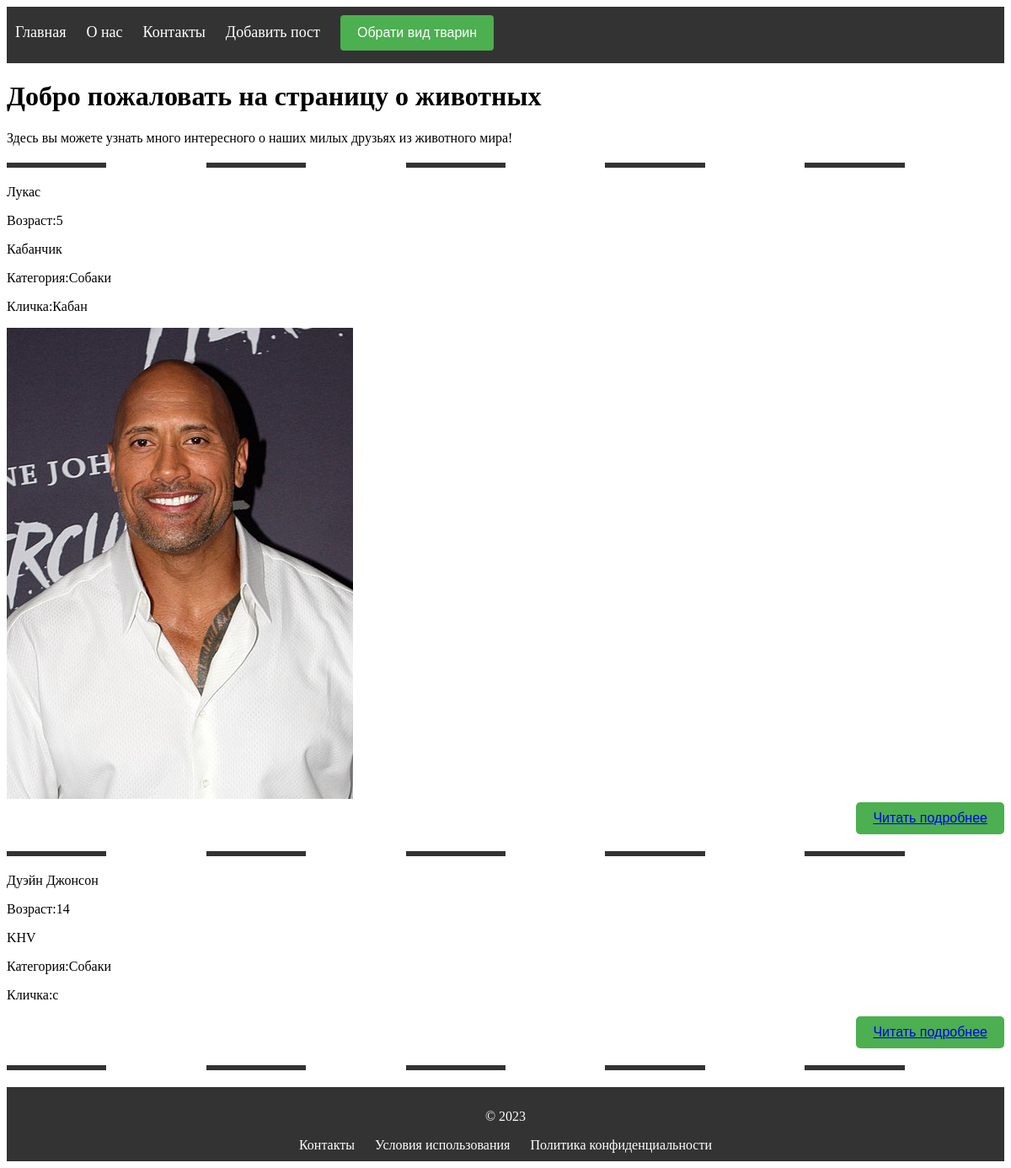
/, run on an earlier commit of the app's database.
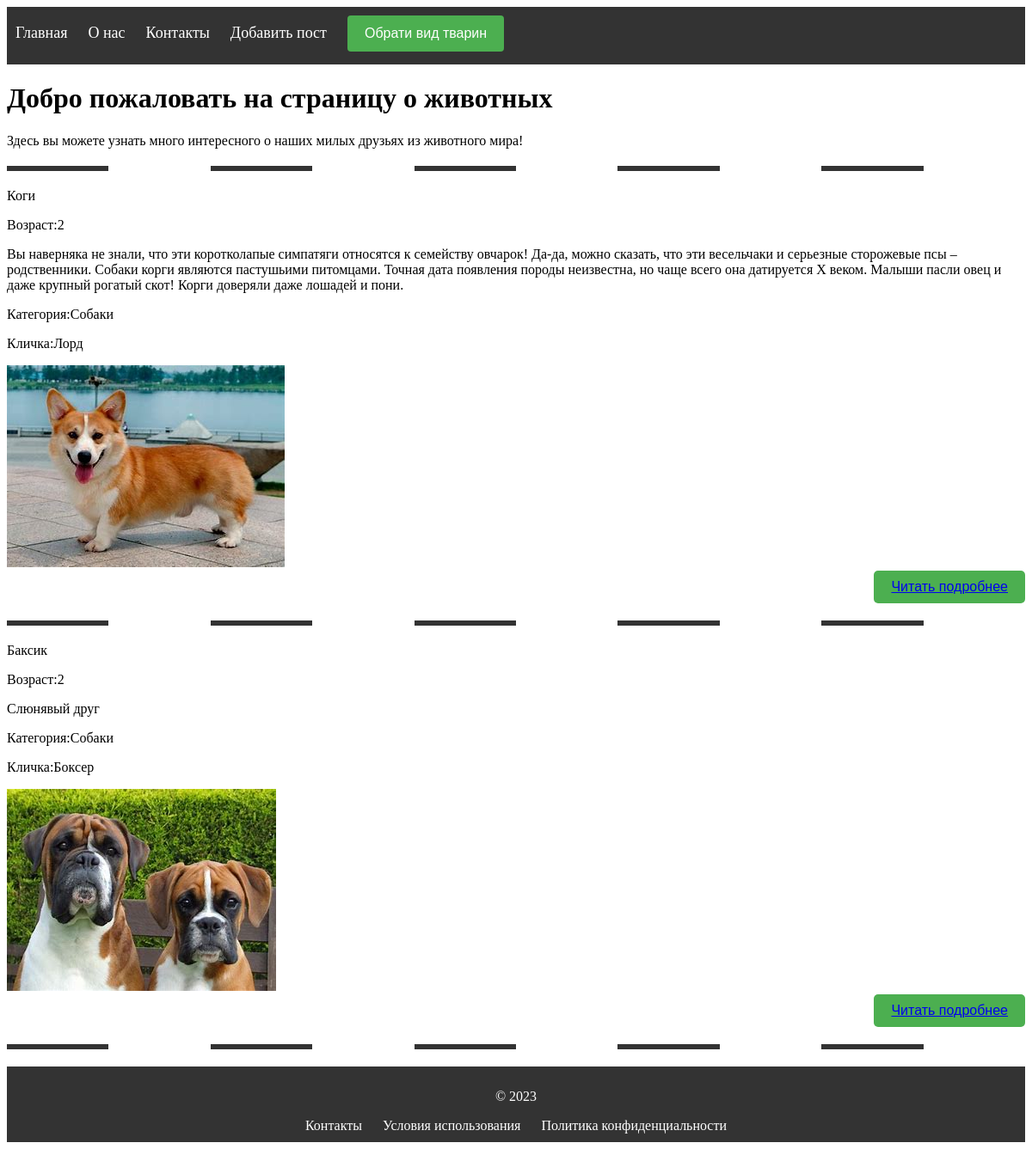
And on a later commit of the database.
### info/models.py (models this page shows, shortened)
class Animal(models.Model):
    name = models.CharField(max_length=150)
    age = models.SmallIntegerField()
    text = models.TextField()
    image = models.ImageField(upload_to='animals',blank=True)
    category = models.ForeignKey(Category,on_delete=models.CASCADE)
    nickname = models.CharField(max_length=160)

class Category(models.Model):
    category = models.CharField(max_length=150)
    description = models.TextField()
    def __str__(self):
        return self.category

### info/views.py (the view)
# urls.py: path('',index,name='index'),
def index(request):
    cat = Category.objects.all()
    ani = Animal.objects.all()
    context = {'cat':cat,'animal':ani}
    return render(request,'info/index.html',context=context)

### templates/info/index.html (shortened to what this page needs)
{% extends 'info/base.html' %}
{% load static %}
{% block content %}
    <main>
      <h1>Добро пожаловать на страницу о животных</h1>
      <p>Здесь вы можете узнать много интересного о наших милых друзьях из животного мира!</p>
      <hr>
      {% for i in animal %}
      <p>{{ i.name }}</p>
      <p>Возраст:{{ i.age }}</p>
      <p>{{ i.text }}</p>
      <p>Категория:{{ i.category }}</p>
      <p>Кличка:{{ i.nickname }}</p>
      {% if i.image %}
      <img src="{{ i.image.url }}">
      {% endif %}
      <div class="button-container">
        <button class="my-button"><a href="{% url 'post' i.pk %}">Читать подробнее</a></button>
      </div>
      <hr>
      {% endfor %}
    </main>
{% endblock content %}

### templates/info/base.html (shortened to what this page needs)
{% load static %}
<!DOCTYPE html>
<html>
<head>
    <link rel="stylesheet" href="{% static 'css/styles.css' %}">
</head>
<body>
<header>
    <nav>
        <ul>
            <li><a href="{% url 'index' %}">Главная</a></li>
            <li><a href="{% url 'us' %}">О нас</a></li>
            <li><a href="{% url 'contact' %}">Контакты</a></li>
            <li><a href="{% url 'addpost' %}">Добавить пост</a></li>
            <li><a href="#"><label for="animals">
                <button onclick="showDropdown()">Обрати вид тварин</button>
            </a></li>
        </ul>
    </nav>
</header>
{% block content %}
{% endblock content %}
<footer>
    <p>© 2023</p>
    <ul>
        <li><a href="{% url 'contact' %}">Контакты</a></li>
        <li><a href="#">Условия использования</a></li>
        <li><a href="#">Политика конфиденциальности</a></li>
    </ul>
</footer>
</body>
</html>

### static/css/styles.css (style rules this page uses)
header { background-color: #333; color: #fff; padding: 10px; }
nav ul { list-style: none; margin: 0; padding: 0; }
nav li { display: inline-block; margin-right: 20px; }
nav li:last-child { margin-right: 0; }
nav a { color: #fff; text-decoration: none; font-size: 18px; }
.button-container { text-align: right; }
hr { border: none; height: 6px; margin: 20px 0; background-image: linear-gradient(to right, #333 10%, transparent 10%, transparent 20%, #333 20%, #333 30%, transparent 30%, transparent 40%, #333 40%, #333 50%, transparent 50%, transparent 60%, #333 60%, #333 70%, transparent 70%, transparent 80%, #333 80%, #333 90%, transparent 90%, transparent 100%); }
.my-button { background-color: #4CAF50; color: white; border: none; padding: 10px 20px; text-align: center; text-decoration: none; display: inline-block; font-size: 16px; cursor: pointer; border-radius: 5px; }
footer { background-color: #333; color: #fff; padding: 10px; text-align: center; }
footer ul { list-style: none; margin: 0; padding: 0; display: inline-block; }
footer li { display: inline-block; margin-right: 20px; }
footer li:last-child { margin-right: 0; }
footer a { color: white; text-decoration: none; }

### templates/info/base.html (style rules this page uses)
button { background-color: #4CAF50; color: white; padding: 12px 20px; border: none; border-radius: 4px; cursor: pointer; font-size: 16px; }
label { display: inline-block; margin-bottom: 5px; font-weight: bold; }

What changed in the data, as far as the page shows it:
removed Animal: name "Лукас", age "5", text "Кабанчик", category "Собаки", nickname "Кабан", image (picture)
removed Animal: name "Дуэйн Джонсон", age "14", text "KHV", category "Собаки", nickname "c"
added Animal: name "Коги", age "2", text "Вы наверняка не знали, что эти коротколапые симпатяги относятся к семейству овчарок! Да-да, можно сказать, что эти весельчаки и серьезные сторожевые псы – родственники. Собаки корги являются пастушьими питомцами. Точная дата появления породы неизвестна, но чаще всего она датируется X веком. Малыши пасли овец и даже крупный рогатый скот! Корги доверяли даже лошадей и пони.", category "Собаки", nickname "Лорд", image (picture)
added Animal: name "Баксик", age "2", text "Слюнявый друг", category "Собаки", nickname "Боксер", image (picture)
